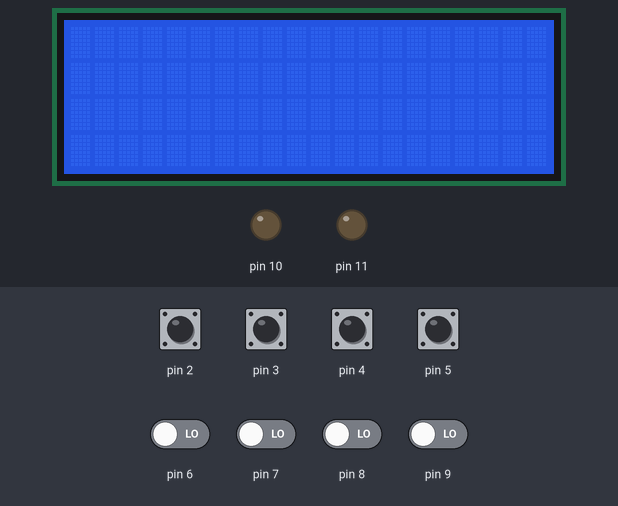
Bench run of a sketch on a simulated Arduino Uno, built with avr-gcc and run on an emulated ATmega328P. On the bench: 20×4 character LCD, output pins drawn as LEDs (lit = HIGH). The test bench sets the inputs (shaded band); at power-on: pin 2–5 HIGH, pin 6–9 LOW.

Above: at 1.3 s.
1.4 s: pin 2 pulled LOW for 0.15 s
At 2.0 s:
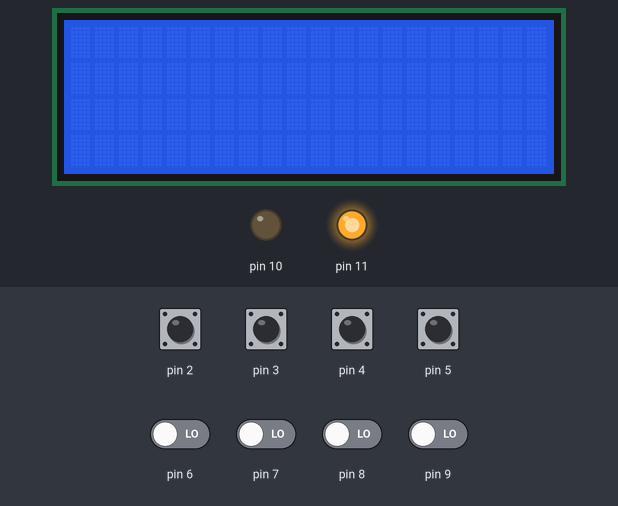
3.0 s: pin 6 driven HIGH
At 4.2 s:
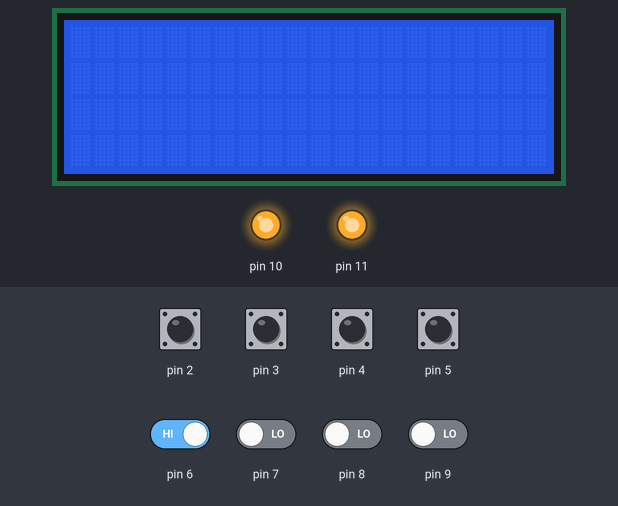
4.5 s: pin 3 pulled LOW for 0.15 s
At 5.5 s:
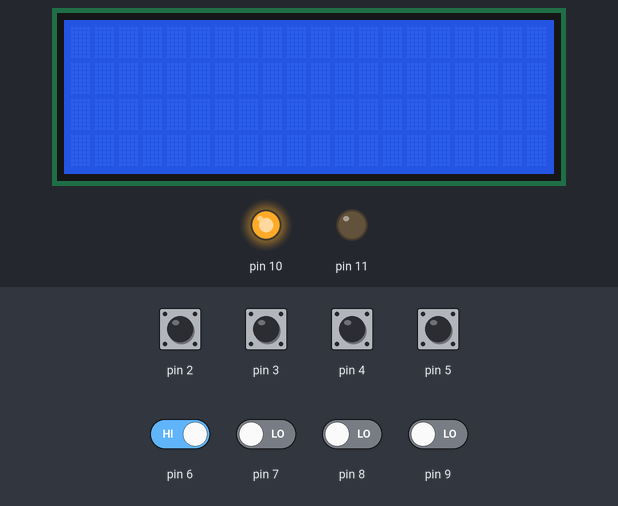
6.1 s: pin 7 driven HIGH
At 6.7 s:
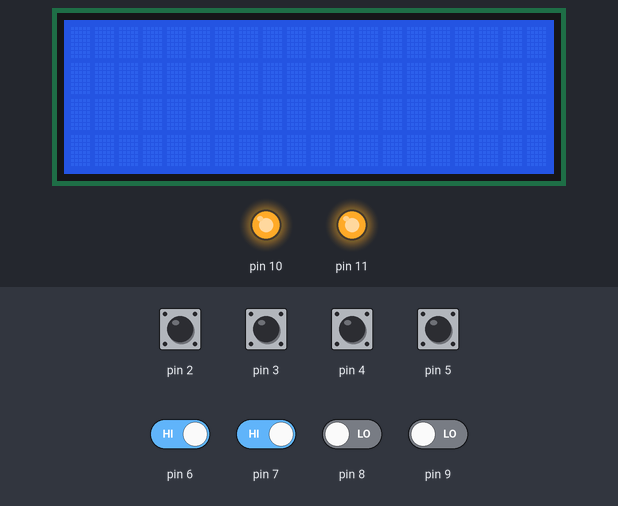
7.6 s: pin 3 pulled LOW for 1 s
At 8.4 s:
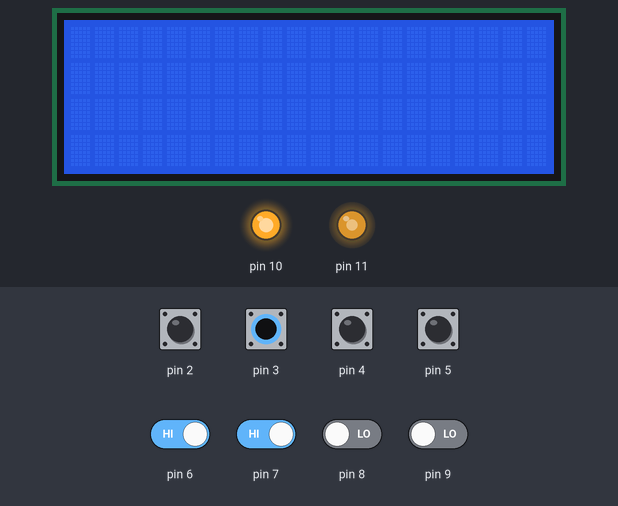
10.1 s: pin 4 pulled LOW for 0.15 s
At 11.0 s:
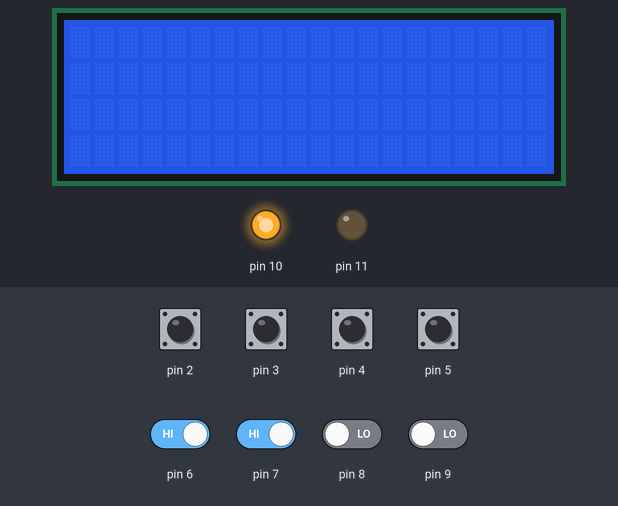
Timing chart, 0 to 12.7 s (numbered marks = the images above; inputs shaded):
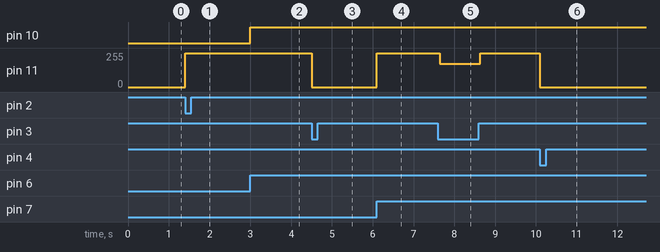

The sketch:

project_without_keypad.ino
```cpp
#include <Wire.h>
#include <LiquidCrystal_I2C.h>

//Initialize the display at address 0x27
LiquidCrystal_I2C lcd(0x27,20,4);

//Variable to control loop input
bool control = 0;
bool not_pos = 0;

//Control variables for iterating in for loops
int i = 0, j = 0;

//Variables used to store the current position of the elevator and the position desired by the user
int actual_pos = 0, des_pos = 0;

//Vectors to store the positions of the elevator (sensor) and the position desired by the user (order)
int sensor[4];
int order[4];


void setup()
{

// Initialization of 20x4 LCD
lcd.begin (20,4); //Initializes the LCD Display

// Initializing the 20x4 LCD
lcd.init();

//LCD Backlight Activation
lcd.backlight();

// Activating the cursor to the 0.0 position of the 20x4 LCD
lcd.setCursor(0,0);

//Configuring the button pins as input and pull up
for(int i = 2; i <= 5; i++)
{
  pinMode(i, INPUT_PULLUP);
}

for(int i = 6; i < 10; i++)
{
  pinMode(i, INPUT);
}

for(int i = 0; i<4; i++)
{
  order[i] = 1;
}

//Configuring the motor control pins as digital outputs
pinMode(10, OUTPUT);
pinMode(11, OUTPUT);

//Commands for the engine to stop
digitalWrite(10, LOW);
digitalWrite(11, LOW);
}

void loop()
{

//Reading the buttons selected by the elevator user
for(int button = 2; button < 6; button++)
{
  //Store the state of each button in the requested vector
  order[button-2] = digitalRead(button);

  //Check which floor you want the elevator to go up
  if(order[button-2] == 0)
  {
    des_pos = button - 1;
    control = 0;
  }

}

//Checks if one of the buttons was pressed and if the control variable has a value equal to 0
if((order[0] == 0 || order[1] == 0 || order[2] == 0 || order[3] == 0) && control == 0)
{

    //Set a value of 1 to the control variable to allow the code stream to enter the condition only once
    control = 1;

    //Execute the loop commands while the control variable is equal to 1


          //Reading of all sensors to determine the current position of the elevator
          for(int sens = 6; sens < 10; sens++)
          {
            sensor[sens-6] = digitalRead(sens);
          }

          //Comparing the current elevator position with the desired position
          for(i = 0; i<4; i++)
          {

              if(sensor[i] == 1)
              {
                break;
              }

          }

          for(j = 0; j<4; j++)
          {

            if(order[j] == 0)
            {
              break;
            }

          }

              if(j == i)
              {
                  digitalWrite(10, HIGH);
                  digitalWrite(11, HIGH);
              }

                if(j < i)
                {
                  digitalWrite(10, LOW);
                  digitalWrite(11, HIGH);
                }

              if(j > i) //2 > 0
              {
                  digitalWrite(10, HIGH);
                  digitalWrite(11, LOW);
              }

    control = 0;
    not_pos = 0;


while(not_pos != 1)
{

  //Determining the current position of the elevator
  for(int sens = 6; sens < 10; sens++)
  {
   bool s = digitalRead(sens);

     if(s == 1)
     {
      actual_pos = sens - 5;
     }
  }

   if(actual_pos == des_pos)
   {

     digitalWrite(10, HIGH);
     digitalWrite(11, HIGH);
     not_pos = 1;

     for(int i = 0; i<4; i++)
      {
        order[i] = 1;
        sensor[i] = 0;
      }

     break;
   }
}

}

}
```

Measured:
- after the input at 1.4 s, pin 11: 0/255 → 255/255 at once
- after the input at 3.0 s, pin 10: LOW → HIGH at once
- after the input at 4.5 s, pin 11: 255/255 → 0/255 at once
- after the input at 6.1 s, pin 11: 0/255 → 255/255 at once
- after the input at 7.6 s, pin 11: 255/255 → 173/255 at once, → 255/255 1.0 s later
- after the input at 10.1 s, pin 11: 255/255 → 0/255 at once
